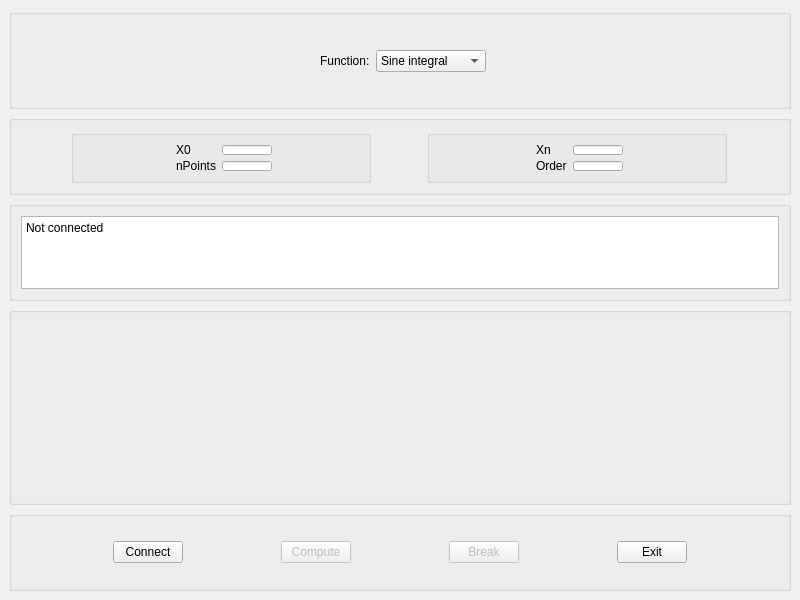
<?xml version="1.0" encoding="UTF-8"?>
<ui version="4.0">
 <class>MainWindow</class>
 <widget class="QMainWindow" name="MainWindow">
  <property name="geometry">
   <rect>
    <x>0</x>
    <y>0</y>
    <width>800</width>
    <height>600</height>
   </rect>
  </property>
  <property name="windowTitle">
   <string>Coursework 3</string>
  </property>
  <widget class="QWidget" name="centralwidget">
   <layout class="QVBoxLayout" name="verticalLayout">
    <item>
     <widget class="QGroupBox" name="functionMenu">
      <property name="maximumSize">
       <size>
        <width>16777215</width>
        <height>100</height>
       </size>
      </property>
      <property name="title">
       <string/>
      </property>
      <layout class="QFormLayout" name="formLayout">
       <property name="labelAlignment">
        <set>Qt::AlignCenter</set>
       </property>
       <property name="formAlignment">
        <set>Qt::AlignCenter</set>
       </property>
       <item row="0" column="0">
        <widget class="QLabel" name="functionLabel">
         <property name="maximumSize">
          <size>
           <width>50</width>
           <height>16777215</height>
          </size>
         </property>
         <property name="text">
          <string>Function:</string>
         </property>
        </widget>
       </item>
       <item row="0" column="1">
        <widget class="QComboBox" name="functionSelector">
         <property name="maximumSize">
          <size>
           <width>110</width>
           <height>16777215</height>
          </size>
         </property>
         <item>
          <property name="text">
           <string>Sine integral</string>
          </property>
         </item>
         <item>
          <property name="text">
           <string>Cosine integral</string>
          </property>
         </item>
         <item>
          <property name="text">
           <string>Bessel function</string>
          </property>
         </item>
         <item>
          <property name="text">
           <string>Fresnel integral S</string>
          </property>
         </item>
         <item>
          <property name="text">
           <string>Fresnel integral C</string>
          </property>
         </item>
        </widget>
       </item>
      </layout>
     </widget>
    </item>
    <item>
     <widget class="QGroupBox" name="parameterMenu">
      <property name="maximumSize">
       <size>
        <width>16777215</width>
        <height>80</height>
       </size>
      </property>
      <property name="title">
       <string/>
      </property>
      <layout class="QHBoxLayout" name="horizontalLayout_2">
       <item>
        <widget class="QGroupBox" name="leftParamaterMenu">
         <property name="maximumSize">
          <size>
           <width>300</width>
           <height>80</height>
          </size>
         </property>
         <property name="title">
          <string/>
         </property>
         <layout class="QFormLayout" name="formLayout_2">
          <property name="formAlignment">
           <set>Qt::AlignHCenter|Qt::AlignTop</set>
          </property>
          <item row="0" column="0">
           <widget class="QLabel" name="label">
            <property name="text">
             <string>X0</string>
            </property>
           </widget>
          </item>
          <item row="0" column="1">
           <widget class="QLineEdit" name="X0">
            <property name="maximumSize">
             <size>
              <width>50</width>
              <height>16777215</height>
             </size>
            </property>
           </widget>
          </item>
          <item row="1" column="0">
           <widget class="QLabel" name="label_2">
            <property name="text">
             <string>nPoints</string>
            </property>
           </widget>
          </item>
          <item row="1" column="1">
           <widget class="QLineEdit" name="nPoints">
            <property name="maximumSize">
             <size>
              <width>50</width>
              <height>16777215</height>
             </size>
            </property>
           </widget>
          </item>
         </layout>
        </widget>
       </item>
       <item>
        <widget class="QGroupBox" name="rightParameterMenu">
         <property name="maximumSize">
          <size>
           <width>300</width>
           <height>80</height>
          </size>
         </property>
         <property name="title">
          <string/>
         </property>
         <layout class="QFormLayout" name="formLayout_3">
          <property name="formAlignment">
           <set>Qt::AlignHCenter|Qt::AlignTop</set>
          </property>
          <item row="0" column="0">
           <widget class="QLabel" name="label_3">
            <property name="text">
             <string>Xn</string>
            </property>
           </widget>
          </item>
          <item row="0" column="1">
           <widget class="QLineEdit" name="Xn">
            <property name="maximumSize">
             <size>
              <width>50</width>
              <height>16777215</height>
             </size>
            </property>
           </widget>
          </item>
          <item row="1" column="0">
           <widget class="QLabel" name="label_4">
            <property name="text">
             <string>Order</string>
            </property>
           </widget>
          </item>
          <item row="1" column="1">
           <widget class="QLineEdit" name="order">
            <property name="maximumSize">
             <size>
              <width>50</width>
              <height>16777215</height>
             </size>
            </property>
           </widget>
          </item>
         </layout>
        </widget>
       </item>
      </layout>
     </widget>
    </item>
    <item>
     <widget class="QGroupBox" name="statusTextBox">
      <property name="maximumSize">
       <size>
        <width>16777215</width>
        <height>100</height>
       </size>
      </property>
      <property name="title">
       <string/>
      </property>
      <layout class="QHBoxLayout" name="horizontalLayout">
       <item>
        <widget class="QPlainTextEdit" name="statusText">
         <property name="minimumSize">
          <size>
           <width>40</width>
           <height>30</height>
          </size>
         </property>
         <property name="maximumSize">
          <size>
           <width>16777215</width>
           <height>100</height>
          </size>
         </property>
         <property name="readOnly">
          <bool>true</bool>
         </property>
         <property name="plainText">
          <string>Not connected</string>
         </property>
        </widget>
       </item>
      </layout>
     </widget>
    </item>
    <item>
     <widget class="QGroupBox" name="plotBox">
      <property name="title">
       <string/>
      </property>
      <layout class="QHBoxLayout" name="horizontalLayout_4">
       <item>
        <widget class="QCustomPlot" name="plot" native="true">
         <property name="minimumSize">
          <size>
           <width>200</width>
           <height>100</height>
          </size>
         </property>
        </widget>
       </item>
      </layout>
     </widget>
    </item>
    <item>
     <widget class="QGroupBox" name="buttonBox">
      <property name="maximumSize">
       <size>
        <width>16777215</width>
        <height>80</height>
       </size>
      </property>
      <property name="title">
       <string/>
      </property>
      <layout class="QHBoxLayout" name="horizontalLayout_3">
       <item>
        <widget class="QPushButton" name="connectButton">
         <property name="maximumSize">
          <size>
           <width>70</width>
           <height>16777215</height>
          </size>
         </property>
         <property name="text">
          <string>Connect</string>
         </property>
        </widget>
       </item>
       <item>
        <widget class="QPushButton" name="computeButton">
         <property name="enabled">
          <bool>false</bool>
         </property>
         <property name="maximumSize">
          <size>
           <width>70</width>
           <height>16777215</height>
          </size>
         </property>
         <property name="text">
          <string>Compute</string>
         </property>
        </widget>
       </item>
       <item>
        <widget class="QPushButton" name="breakButton">
         <property name="enabled">
          <bool>false</bool>
         </property>
         <property name="maximumSize">
          <size>
           <width>70</width>
           <height>16777215</height>
          </size>
         </property>
         <property name="text">
          <string>Break</string>
         </property>
        </widget>
       </item>
       <item>
        <widget class="QPushButton" name="exitButton">
         <property name="maximumSize">
          <size>
           <width>70</width>
           <height>16777215</height>
          </size>
         </property>
         <property name="text">
          <string>Exit</string>
         </property>
        </widget>
       </item>
      </layout>
     </widget>
    </item>
   </layout>
  </widget>
 </widget>
 <customwidgets>
  <customwidget>
   <class>QCustomPlot</class>
   <extends>QWidget</extends>
   <header>qcustomplot.h</header>
   <container>1</container>
  </customwidget>
 </customwidgets>
 <resources/>
 <connections/>
</ui>
